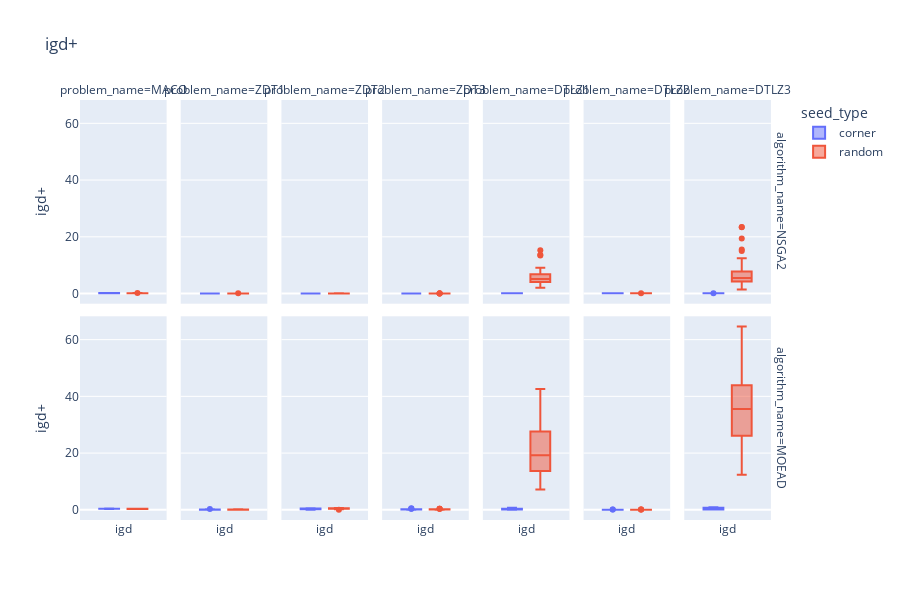

The cell this chart's notebook holds for it:
### Code cell
#Performance values

import pandas as pd
import plotly.express as px


def plot_performance_data(filtered_df):
    fig = px.box(
        filtered_df,
        color="seed_type",
        facet_col="problem_name",
        facet_row="algorithm_name",
        labels={
                "value": "igd+",
                "variable": "",
                "percentage_of_optimal_genes": "% optimal genes",
                "traceID_1" : "seed ind",
                "facet_col":""
            },
        height=600,#, width=1200,
        title="igd+",
        
        )
    # fig.layout.yaxis1.matches = 'y1'
    # fig.layout.yaxis2.matches = 'y1'
    # fig.layout.yaxis3.matches = 'y1'
    # fig.layout.yaxis4.matches = 'y1'

    # fig.layout.yaxis5.matches = 'y5'
    # fig.layout.yaxis7.matches = 'y5'
    # fig.layout.yaxis6.matches = 'y5'
    # fig.layout.yaxis8.matches = 'y5'

    # fig.layout.yaxis9.matches = 'y9'
    # fig.layout.yaxis10.matches = 'y9'
    # fig.layout.yaxis11.matches = 'y9'
    # fig.layout.yaxis12.matches = 'y9'

    # fig.layout.yaxis12.matches = 'y12'
    # fig.layout.yaxis13.matches = 'y12'
    # fig.layout.yaxis14.matches = 'y12'
    # fig.layout.yaxis15.matches = 'y12'
    #fig.update_yaxes(matches="x")#don't share the y axis
    fig.show()



gen = 100

ci_d2_df = pd.read_csv("../data/preliminary_test/performance_indicators_do2.csv")
ci_d3_df = pd.read_csv("../data/preliminary_test/performance_indicators_do3.csv")
ci_df = pd.concat([ci_d2_df, ci_d3_df])
df = ci_df[ci_df.generation == gen]

current_df = df[['igd', 'algorithm_name', 'problem_name', "seed_type"]]

plot_performance_data(current_df)

### Figure 1 — Plotly figure (JSON) as saved in the notebook; plotly's stock layout.template omitted (floating-point values rounded to 4 significant figures)
{"data": [{"alignmentgroup": "True", "hovertemplate": "seed_type=corner<br>algorithm_name=NSGA2<br>problem_name=MACO<br>=%{x}<br>igd+=%{y}<extra></extra>", "legendgroup": "corner", "marker": {"color": "#636efa"}, "name": "corner", "notched": false, "offsetgroup": "corner", "orientation": "v", "showlegend": true, "type": "box", "x": ["igd", "igd", "igd", "igd", "igd", "igd", "igd", "igd", "igd", "igd", "igd", "igd", "igd", "igd", "igd", "igd", "igd", "igd", "igd", "igd", "igd", "igd", "igd", "igd", "igd", "igd", "igd", "igd", "igd", "igd", "igd"], "x0": " ", "xaxis": "x8", "y": [0.1499, 0.1621, 0.1503, 0.1424, 0.1115, 0.1375, 0.1364, 0.1251, 0.1171, 0.1274, 0.1296, 0.1292, 0.1552, 0.1329, 0.1354, 0.1507, 0.1402, 0.1395, 0.1284, 0.1201, 0.1455, 0.1144, 0.1645, 0.1194, 0.1371, 0.1095, 0.1406, 0.12, 0.09539, 0.1261, 0.1588], "y0": " ", "yaxis": "y8"}, {"alignmentgroup": "True", "hovertemplate": "seed_type=corner<br>algorithm_name=NSGA2<br>problem_name=ZDT1<br>=%{x}<br>igd+=%{y}<extra></extra>", "legendgroup": "corner", "marker": {"color": "#636efa"}, "name": "corner", "notched": false, "offsetgroup": "corner", "orientation": "v", "showlegend": false, "type": "box", "x": ["igd", "igd", "igd", "igd", "igd", "igd", "igd", "igd", "igd", "igd", "igd", "igd", "igd", "igd", "igd", "igd", "igd", "igd", "igd", "igd", "igd", "igd", "igd", "igd", "igd", "igd", "igd", "igd", "igd", "igd", "igd"], "x0": " ", "xaxis": "x9", "y": [0.004545, 0.004928, 0.005009, 0.004287, 0.00447, 0.004611, 0.004666, 0.004773, 0.004716, 0.004905, 0.004715, 0.004746, 0.004677, 0.004638, 0.004306, 0.004521, 0.004353, 0.00471, 0.00453, 0.005019, 0.004766, 0.004635, 0.004972, 0.004393, 0.004343, 0.004471, 0.004685, 0.004628, 0.004813, 0.004576, 0.004202], "y0": " ", "yaxis": "y9"}, {"alignmentgroup": "True", "hovertemplate": "seed_type=corner<br>algorithm_name=NSGA2<br>problem_name=ZDT2<br>=%{x}<br>igd+=%{y}<extra></extra>", "legendgroup": "corner", "marker": {"color": "#636efa"}, "name": "corner", "notched": false, "offsetgroup": "corner", "orientation": "v", "showlegend": false, "type": "box", "x": ["igd", "igd", "igd", "igd", "igd", "igd", "igd", "igd", "igd", "igd", "igd", "igd", "igd", "igd", "igd", "igd", "igd", "igd", "igd", "igd", "igd", "igd", "igd", "igd", "igd", "igd", "igd", "igd", "igd", "igd", "igd"], "x0": " ", "xaxis": "x10", "y": [0.005146, 0.004578, 0.005025, 0.004622, 0.005232, 0.004328, 0.004593, 0.004626, 0.004594, 0.004505, 0.004563, 0.005108, 0.00466, 0.004784, 0.004786, 0.004504, 0.00479, 0.004909, 0.004901, 0.004961, 0.004742, 0.004468, 0.005036, 0.004808, 0.004625, 0.00425, 0.004669, 0.004788, 0.004357, 0.004999, 0.00436], "y0": " ", "yaxis": "y10"}, {"alignmentgroup": "True", "hovertemplate": "seed_type=corner<br>algorithm_name=NSGA2<br>problem_name=ZDT3<br>=%{x}<br>igd+=%{y}<extra></extra>", "legendgroup": "corner", "marker": {"color": "#636efa"}, "name": "corner", "notched": false, "offsetgroup": "corner", "orientation": "v", "showlegend": false, "type": "box", "x": ["igd", "igd", "igd", "igd", "igd", "igd", "igd", "igd", "igd", "igd", "igd", "igd", "igd", "igd", "igd", "igd", "igd", "igd", "igd", "igd", "igd", "igd", "igd", "igd", "igd", "igd", "igd", "igd", "igd", "igd", "igd"], "x0": " ", "xaxis": "x11", "y": [0.003572, 0.003201, 0.003212, 0.003453, 0.003701, 0.00336, 0.003428, 0.003649, 0.003032, 0.003555, 0.003636, 0.003178, 0.003488, 0.003526, 0.00314, 0.003939, 0.003261, 0.003135, 0.003269, 0.003712, 0.003442, 0.003496, 0.003555, 0.003293, 0.003382, 0.003157, 0.003575, 0.003522, 0.00343, 0.003778, 0.003356], "y0": " ", "yaxis": "y11"}, {"alignmentgroup": "True", "hovertemplate": "seed_type=corner<br>algorithm_name=NSGA2<br>problem_name=DTLZ1<br>=%{x}<br>igd+=%{y}<extra></extra>", "legendgroup": "corner", "marker": {"color": "#636efa"}, "name": "corner", "notched": false, "offsetgroup": "corner", "orientation": "v", "showlegend": false, "type": "box", "x": ["igd", "igd", "igd", "igd", "igd", "igd", "igd", "igd", "igd", "igd", "igd", "igd", "igd", "igd", "igd", "igd", "igd", "igd", "igd", "igd", "igd", "igd", "igd", "igd", "igd", "igd", "igd", "igd", "igd", "igd", "igd"], "x0": " ", "xaxis": "x12", "y": [0.07395, 0.06086, 0.0741, 0.07097, 0.06098, 0.06067, 0.0684, 0.05337, 0.06173, 0.05487, 0.06451, 0.0557, 0.0754, 0.07687, 0.06372, 0.0547, 0.06566, 0.06562, 0.07194, 0.05616, 0.07349, 0.05845, 0.05769, 0.06283, 0.06204, 0.0679, 0.08816, 0.07241, 0.06846, 0.0594, 0.05818], "y0": " ", "yaxis": "y12"}, {"alignmentgroup": "True", "hovertemplate": "seed_type=corner<br>algorithm_name=NSGA2<br>problem_name=DTLZ2<br>=%{x}<br>igd+=%{y}<extra></extra>", "legendgroup": "corner", "marker": {"color": "#636efa"}, "name": "corner", "notched": false, "offsetgroup": "corner", "orientation": "v", "showlegend": false, "type": "box", "x": ["igd", "igd", "igd", "igd", "igd", "igd", "igd", "igd", "igd", "igd", "igd", "igd", "igd", "igd", "igd", "igd", "igd", "igd", "igd", "igd", "igd", "igd", "igd", "igd", "igd", "igd", "igd", "igd", "igd", "igd", "igd"], "x0": " ", "xaxis": "x13", "y": [0.06813, 0.07438, 0.07627, 0.06809, 0.07782, 0.06807, 0.07214, 0.07253, 0.08034, 0.07498, 0.07352, 0.07807, 0.07263, 0.07511, 0.0698, 0.07809, 0.07861, 0.07144, 0.06987, 0.0754, 0.06872, 0.06982, 0.07431, 0.06906, 0.07306, 0.07322, 0.0733, 0.07033, 0.07731, 0.07945, 0.07465], "y0": " ", "yaxis": "y13"}, {"alignmentgroup": "True", "hovertemplate": "seed_type=corner<br>algorithm_name=NSGA2<br>problem_name=DTLZ3<br>=%{x}<br>igd+=%{y}<extra></extra>", "legendgroup": "corner", "marker": {"color": "#636efa"}, "name": "corner", "notched": false, "offsetgroup": "corner", "orientation": "v", "showlegend": false, "type": "box", "x": ["igd", "igd", "igd", "igd", "igd", "igd", "igd", "igd", "igd", "igd", "igd", "igd", "igd", "igd", "igd", "igd", "igd", "igd", "igd", "igd", "igd", "igd", "igd", "igd", "igd", "igd", "igd", "igd", "igd", "igd", "igd"], "x0": " ", "xaxis": "x14", "y": [0.07168, 0.08236, 0.08678, 0.07656, 0.07945, 0.07877, 0.1012, 0.07707, 0.07554, 0.0794, 0.07823, 0.08109, 0.09442, 0.08606, 0.08073, 0.08609, 0.07951, 0.07444, 0.0801, 0.0765, 0.07365, 0.07902, 0.09633, 0.09676, 0.08338, 0.07187, 0.0753, 0.07576, 0.0744, 0.09214, 0.07502], "y0": " ", "yaxis": "y14"}, {"alignmentgroup": "True", "hovertemplate": "seed_type=corner<br>algorithm_name=MOEAD<br>problem_name=MACO<br>=%{x}<br>igd+=%{y}<extra></extra>", "legendgroup": "corner", "marker": {"color": "#636efa"}, "name": "corner", "notched": false, "offsetgroup": "corner", "orientation": "v", "showlegend": false, "type": "box", "x": ["igd", "igd", "igd", "igd", "igd", "igd", "igd", "igd", "igd", "igd", "igd", "igd", "igd", "igd", "igd", "igd", "igd", "igd", "igd", "igd", "igd", "igd", "igd", "igd", "igd", "igd", "igd", "igd", "igd", "igd", "igd"], "x0": " ", "xaxis": "x", "y": [0.3967, 0.3093, 0.4368, 0.3159, 0.4799, 0.2868, 0.3749, 0.4241, 0.4944, 0.4118, 0.4192, 0.4092, 0.2616, 0.4738, 0.4633, 0.423, 0.4, 0.3408, 0.3351, 0.4403, 0.2568, 0.4199, 0.3767, 0.4148, 0.3831, 0.3493, 0.3786, 0.403, 0.3835, 0.3492, 0.3727], "y0": " ", "yaxis": "y"}, {"alignmentgroup": "True", "hovertemplate": "seed_type=corner<br>algorithm_name=MOEAD<br>problem_name=ZDT1<br>=%{x}<br>igd+=%{y}<extra></extra>", "legendgroup": "corner", "marker": {"color": "#636efa"}, "name": "corner", "notched": false, "offsetgroup": "corner", "orientation": "v", "showlegend": false, "type": "box", "x": ["igd", "igd", "igd", "igd", "igd", "igd", "igd", "igd", "igd", "igd", "igd", "igd", "igd", "igd", "igd", "igd", "igd", "igd", "igd", "igd", "igd", "igd", "igd", "igd", "igd", "igd", "igd", "igd", "igd", "igd", "igd"], "x0": " ", "xaxis": "x2", "y": [0.1067, 0.01774, 0.07892, 0.109, 0.02231, 0.0649, 0.02795, 0.06319, 0.1706, 0.1351, 0.03117, 0.05587, 0.163, 0.02366, 0.2518, 0.04984, 0.09238, 0.0265, 0.1019, 0.02104, 0.09723, 0.05472, 0.1077, 0.04343, 0.08236, 0.0221, 0.1706, 0.2245, 0.03113, 0.02417, 0.1562], "y0": " ", "yaxis": "y2"}, {"alignmentgroup": "True", "hovertemplate": "seed_type=corner<br>algorithm_name=MOEAD<br>problem_name=ZDT2<br>=%{x}<br>igd+=%{y}<extra></extra>", "legendgroup": "corner", "marker": {"color": "#636efa"}, "name": "corner", "notched": false, "offsetgroup": "corner", "orientation": "v", "showlegend": false, "type": "box", "x": ["igd", "igd", "igd", "igd", "igd", "igd", "igd", "igd", "igd", "igd", "igd", "igd", "igd", "igd", "igd", "igd", "igd", "igd", "igd", "igd", "igd", "igd", "igd", "igd", "igd", "igd", "igd", "igd", "igd", "igd", "igd"], "x0": " ", "xaxis": "x3", "y": [0.3449, 0.5338, 0.1131, 0.4539, 0.3682, 0.4601, 0.2958, 0.159, 0.5181, 0.4958, 0.03449, 0.06109, 0.5564, 0.2989, 0.2916, 0.5986, 0.0573, 0.04098, 0.3219, 0.3496, 0.448, 0.2922, 0.4744, 0.3372, 0.1128, 0.4672, 0.4651, 0.448, 0.3382, 0.1735, 0.4837], "y0": " ", "yaxis": "y3"}, {"alignmentgroup": "True", "hovertemplate": "seed_type=corner<br>algorithm_name=MOEAD<br>problem_name=ZDT3<br>=%{x}<br>igd+=%{y}<extra></extra>", "legendgroup": "corner", "marker": {"color": "#636efa"}, "name": "corner", "notched": false, "offsetgroup": "corner", "orientation": "v", "showlegend": false, "type": "box", "x": ["igd", "igd", "igd", "igd", "igd", "igd", "igd", "igd", "igd", "igd", "igd", "igd", "igd", "igd", "igd", "igd", "igd", "igd", "igd", "igd", "igd", "igd", "igd", "igd", "igd", "igd", "igd", "igd", "igd", "igd", "igd"], "x0": " ", "xaxis": "x4", "y": [0.1882, 0.03724, 0.05858, 0.03377, 0.11, 0.1261, 0.1877, 0.3501, 0.3422, 0.09776, 0.06781, 0.1032, 0.2063, 0.08752, 0.1666, 0.07261, 0.1139, 0.09011, 0.06698, 0.1032, 0.5547, 0.06487, 0.1194, 0.098, 0.188, 0.2035, 0.2052, 0.1324, 0.1479, 0.1739, 0.1248], "y0": " ", "yaxis": "y4"}, {"alignmentgroup": "True", "hovertemplate": "seed_type=corner<br>algorithm_name=MOEAD<br>problem_name=DTLZ1<br>=%{x}<br>igd+=%{y}<extra></extra>", "legendgroup": "corner", "marker": {"color": "#636efa"}, "name": "corner", "notched": false, "offsetgroup": "corner", "orientation": "v", "showlegend": false, "type": "box", "x": ["igd", "igd", "igd", "igd", "igd", "igd", "igd", "igd", "igd", "igd", "igd", "igd", "igd", "igd", "igd", "igd", "igd", "igd", "igd", "igd", "igd", "igd", "igd", "igd", "igd", "igd", "igd", "igd", "igd", "igd", "igd"], "x0": " ", "xaxis": "x5", "y": [0.2637, 0.1805, 0.5156, 0.09676, 0.5733, 0.1077, 0.127, 0.1613, 0.6964, 0.09597, 0.06014, 0.5155, 0.0853, 0.1494, 0.1219, 0.5049, 0.4821, 0.5777, 0.2741, 0.181, 0.1969, 0.1689, 0.09722, 0.2926, 0.1481, 0.1806, 0.3857, 0.2911, 0.1195, 0.1112, 0.1659], "y0": " ", "yaxis": "y5"}, {"alignmentgroup": "True", "hovertemplate": "seed_type=corner<br>algorithm_name=MOEAD<br>problem_name=DTLZ2<br>=%{x}<br>igd+=%{y}<extra></extra>", "legendgroup": "corner", "marker": {"color": "#636efa"}, "name": "corner", "notched": false, "offsetgroup": "corner", "orientation": "v", "showlegend": false, "type": "box", "x": ["igd", "igd", "igd", "igd", "igd", "igd", "igd", "igd", "igd", "igd", "igd", "igd", "igd", "igd", "igd", "igd", "igd", "igd", "igd", "igd", "igd", "igd", "igd", "igd", "igd", "igd", "igd", "igd", "igd", "igd", "igd"], "x0": " ", "xaxis": "x6", "y": [0.05713, 0.0642, 0.05685, 0.05963, 0.05934, 0.05594, 0.05933, 0.05701, 0.0674, 0.05741, 0.05391, 0.05982, 0.06179, 0.05861, 0.05902, 0.07908, 0.07313, 0.05654, 0.0579, 0.05711, 0.06476, 0.0623, 0.05669, 0.05562, 0.05813, 0.06476, 0.05957, 0.06637, 0.06018, 0.05932, 0.05965], "y0": " ", "yaxis": "y6"}, {"alignmentgroup": "True", "hovertemplate": "seed_type=corner<br>algorithm_name=MOEAD<br>problem_name=DTLZ3<br>=%{x}<br>igd+=%{y}<extra></extra>", "legendgroup": "corner", "marker": {"color": "#636efa"}, "name": "corner", "notched": false, "offsetgroup": "corner", "orientation": "v", "showlegend": false, "type": "box", "x": ["igd", "igd", "igd", "igd", "igd", "igd", "igd", "igd", "igd", "igd", "igd", "igd", "igd", "igd", "igd", "igd", "igd", "igd", "igd", "igd", "igd", "igd", "igd", "igd", "igd", "igd", "igd", "igd", "igd", "igd", "igd"], "x0": " ", "xaxis": "x7", "y": [0.08016, 0.9326, 0.7641, 0.1242, 0.3224, 0.2294, 0.1563, 0.1218, 0.5232, 0.5021, 0.1349, 0.5762, 0.1233, 0.0993, 0.1619, 0.9168, 0.4364, 0.8741, 0.8373, 0.1729, 0.7685, 0.2349, 0.8802, 0.8906, 0.9264, 0.2955, 0.1515, 0.5183, 0.238, 0.462, 0.7015], "y0": " ", "yaxis": "y7"}, {"alignmentgroup": "True", "hovertemplate": "seed_type=random<br>algorithm_name=NSGA2<br>problem_name=MACO<br>=%{x}<br>igd+=%{y}<extra></extra>", "legendgroup": "random", "marker": {"color": "#EF553B"}, "name": "random", "notched": false, "offsetgroup": "random", "orientation": "v", "showlegend": true, "type": "box", "x": ["igd", "igd", "igd", "igd", "igd", "igd", "igd", "igd", "igd", "igd", "igd", "igd", "igd", "igd", "igd", "igd", "igd", "igd", "igd", "igd", "igd", "igd", "igd", "igd", "igd", "igd", "igd", "igd", "igd", "igd", "igd"], "x0": " ", "xaxis": "x8", "y": [0.1397, 0.1417, 0.131, 0.1167, 0.1224, 0.1181, 0.1316, 0.1519, 0.1328, 0.1239, 0.1706, 0.1123, 0.119, 0.1376, 0.1379, 0.1192, 0.1167, 0.1502, 0.1328, 0.1305, 0.1251, 0.1113, 0.1156, 0.1634, 0.1359, 0.1189, 0.1234, 0.1209, 0.1322, 0.1216, 0.1397], "y0": " ", "yaxis": "y8"}, {"alignmentgroup": "True", "hovertemplate": "seed_type=random<br>algorithm_name=NSGA2<br>problem_name=ZDT1<br>=%{x}<br>igd+=%{y}<extra></extra>", "legendgroup": "random", "marker": {"color": "#EF553B"}, "name": "random", "notched": false, "offsetgroup": "random", "orientation": "v", "showlegend": false, "type": "box", "x": ["igd", "igd", "igd", "igd", "igd", "igd", "igd", "igd", "igd", "igd", "igd", "igd", "igd", "igd", "igd", "igd", "igd", "igd", "igd", "igd", "igd", "igd", "igd", "igd", "igd", "igd", "igd", "igd", "igd", "igd", "igd"], "x0": " ", "xaxis": "x9", "y": [0.01231, 0.01133, 0.009233, 0.008094, 0.01723, 0.009399, 0.01247, 0.01273, 0.01518, 0.06913, 0.01256, 0.01104, 0.0143, 0.009081, 0.009576, 0.01084, 0.0107, 0.009285, 0.009986, 0.01212, 0.01045, 0.01525, 0.01092, 0.01574, 0.01237, 0.01823, 0.008605, 0.008004, 0.01352, 0.01104, 0.01233], "y0": " ", "yaxis": "y9"}, {"alignmentgroup": "True", "hovertemplate": "seed_type=random<br>algorithm_name=NSGA2<br>problem_name=ZDT2<br>=%{x}<br>igd+=%{y}<extra></extra>", "legendgroup": "random", "marker": {"color": "#EF553B"}, "name": "random", "notched": false, "offsetgroup": "random", "orientation": "v", "showlegend": false, "type": "box", "x": ["igd", "igd", "igd", "igd", "igd", "igd", "igd", "igd", "igd", "igd", "igd", "igd", "igd", "igd", "igd", "igd", "igd", "igd", "igd", "igd", "igd", "igd", "igd", "igd", "igd", "igd", "igd", "igd", "igd", "igd", "igd"], "x0": " ", "xaxis": "x10", "y": [0.01433, 0.0468, 0.05307, 0.05419, 0.09199, 0.06019, 0.02342, 0.01362, 0.0474, 0.01256, 0.01096, 0.01558, 0.01513, 0.02598, 0.02956, 0.01781, 0.01191, 0.01922, 0.01493, 0.03325, 0.02447, 0.05127, 0.0102, 0.02153, 0.01636, 0.04663, 0.02276, 0.08309, 0.02588, 0.01399, 0.0428], "y0": " ", "yaxis": "y10"}, {"alignmentgroup": "True", "hovertemplate": "seed_type=random<br>algorithm_name=NSGA2<br>problem_name=ZDT3<br>=%{x}<br>igd+=%{y}<extra></extra>", "legendgroup": "random", "marker": {"color": "#EF553B"}, "name": "random", "notched": false, "offsetgroup": "random", "orientation": "v", "showlegend": false, "type": "box", "x": ["igd", "igd", "igd", "igd", "igd", "igd", "igd", "igd", "igd", "igd", "igd", "igd", "igd", "igd", "igd", "igd", "igd", "igd", "igd", "igd", "igd", "igd", "igd", "igd", "igd", "igd", "igd", "igd", "igd", "igd", "igd"], "x0": " ", "xaxis": "x11", "y": [0.0176, 0.01437, 0.01532, 0.01429, 0.01667, 0.01609, 0.01138, 0.0235, 0.01164, 0.0505, 0.01311, 0.05012, 0.04118, 0.0138, 0.02261, 0.01409, 0.01522, 0.02264, 0.03354, 0.01711, 0.01776, 0.0241, 0.01672, 0.01687, 0.01217, 0.01633, 0.01333, 0.0235, 0.0553, 0.01373, 0.01446], "y0": " ", "yaxis": "y11"}, {"alignmentgroup": "True", "hovertemplate": "seed_type=random<br>algorithm_name=NSGA2<br>problem_name=DTLZ1<br>=%{x}<br>igd+=%{y}<extra></extra>", "legendgroup": "random", "marker": {"color": "#EF553B"}, "name": "random", "notched": false, "offsetgroup": "random", "orientation": "v", "showlegend": false, "type": "box", "x": ["igd", "igd", "igd", "igd", "igd", "igd", "igd", "igd", "igd", "igd", "igd", "igd", "igd", "igd", "igd", "igd", "igd", "igd", "igd", "igd", "igd", "igd", "igd", "igd", "igd", "igd", "igd", "igd", "igd", "igd", "igd"], "x0": " ", "xaxis": "x12", "y": [5.095, 13.43, 6.286, 5.173, 5.517, 8.605, 4.699, 7.02, 4.028, 4.223, 3.562, 4.951, 3.97, 13.71, 3.155, 4.103, 2.057, 5.889, 15.28, 5.461, 7.195, 5.311, 4.046, 4.996, 9.126, 8.747, 6.186, 3.442, 3.673, 4.142, 3.168], "y0": " ", "yaxis": "y12"}, {"alignmentgroup": "True", "hovertemplate": "seed_type=random<br>algorithm_name=NSGA2<br>problem_name=DTLZ2<br>=%{x}<br>igd+=%{y}<extra></extra>", "legendgroup": "random", "marker": {"color": "#EF553B"}, "name": "random", "notched": false, "offsetgroup": "random", "orientation": "v", "showlegend": false, "type": "box", "x": ["igd", "igd", "igd", "igd", "igd", "igd", "igd", "igd", "igd", "igd", "igd", "igd", "igd", "igd", "igd", "igd", "igd", "igd", "igd", "igd", "igd", "igd", "igd", "igd", "igd", "igd", "igd", "igd", "igd", "igd", "igd"], "x0": " ", "xaxis": "x13", "y": [0.07049, 0.08176, 0.0749, 0.07058, 0.07337, 0.0689, 0.07096, 0.07397, 0.07739, 0.07631, 0.07257, 0.08207, 0.07324, 0.07039, 0.0717, 0.07189, 0.07318, 0.07349, 0.07541, 0.07011, 0.07217, 0.07622, 0.07847, 0.07786, 0.0851, 0.07365, 0.07977, 0.07086, 0.07611, 0.07643, 0.0753], "y0": " ", "yaxis": "y13"}, {"alignmentgroup": "True", "hovertemplate": "seed_type=random<br>algorithm_name=NSGA2<br>problem_name=DTLZ3<br>=%{x}<br>igd+=%{y}<extra></extra>", "legendgroup": "random", "marker": {"color": "#EF553B"}, "name": "random", "notched": false, "offsetgroup": "random", "orientation": "v", "showlegend": false, "type": "box", "x": ["igd", "igd", "igd", "igd", "igd", "igd", "igd", "igd", "igd", "igd", "igd", "igd", "igd", "igd", "igd", "igd", "igd", "igd", "igd", "igd", "igd", "igd", "igd", "igd", "igd", "igd", "igd", "igd", "igd", "igd", "igd"], "x0": " ", "xaxis": "x14", "y": [5.791, 7.839, 4.22, 4.889, 8.111, 7.44, 6.699, 2.457, 14.98, 5.699, 4.243, 5.454, 3.279, 12.45, 4.89, 7.063, 5.363, 23.36, 4.254, 1.429, 4.429, 2.516, 4.513, 5.663, 5.562, 4.745, 15.51, 3.682, 2.057, 23.44, 19.43], "y0": " ", "yaxis": "y14"}, {"alignmentgroup": "True", "hovertemplate": "seed_type=random<br>algorithm_name=MOEAD<br>problem_name=MACO<br>=%{x}<br>igd+=%{y}<extra></extra>", "legendgroup": "random", "marker": {"color": "#EF553B"}, "name": "random", "notched": false, "offsetgroup": "random", "orientation": "v", "showlegend": false, "type": "box", "x": ["igd", "igd", "igd", "igd", "igd", "igd", "igd", "igd", "igd", "igd", "igd", "igd", "igd", "igd", "igd", "igd", "igd", "igd", "igd", "igd", "igd", "igd", "igd", "igd", "igd", "igd", "igd", "igd", "igd", "igd", "igd"], "x0": " ", "xaxis": "x", "y": [0.3406, 0.2984, 0.3965, 0.3336, 0.3473, 0.3729, 0.3636, 0.2765, 0.3318, 0.3578, 0.3956, 0.3414, 0.266, 0.3731, 0.3204, 0.3076, 0.3657, 0.3713, 0.3209, 0.3615, 0.2987, 0.3444, 0.2784, 0.3605, 0.2765, 0.3527, 0.3404, 0.3844, 0.379, 0.306, 0.256], "y0": " ", "yaxis": "y"}, {"alignmentgroup": "True", "hovertemplate": "seed_type=random<br>algorithm_name=MOEAD<br>problem_name=ZDT1<br>=%{x}<br>igd+=%{y}<extra></extra>", "legendgroup": "random", "marker": {"color": "#EF553B"}, "name": "random", "notched": false, "offsetgroup": "random", "orientation": "v", "showlegend": false, "type": "box", "x": ["igd", "igd", "igd", "igd", "igd", "igd", "igd", "igd", "igd", "igd", "igd", "igd", "igd", "igd", "igd", "igd", "igd", "igd", "igd", "igd", "igd", "igd", "igd", "igd", "igd", "igd", "igd", "igd", "igd", "igd", "igd"], "x0": " ", "xaxis": "x2", "y": [0.1176, 0.01698, 0.1434, 0.05277, 0.04077, 0.06149, 0.03037, 0.08122, 0.2152, 0.1684, 0.0265, 0.09735, 0.1905, 0.1115, 0.05046, 0.04464, 0.06118, 0.02521, 0.09866, 0.08739, 0.2346, 0.04382, 0.1258, 0.1494, 0.07371, 0.1144, 0.1843, 0.1252, 0.03017, 0.1763, 0.0888], "y0": " ", "yaxis": "y2"}, {"alignmentgroup": "True", "hovertemplate": "seed_type=random<br>algorithm_name=MOEAD<br>problem_name=ZDT2<br>=%{x}<br>igd+=%{y}<extra></extra>", "legendgroup": "random", "marker": {"color": "#EF553B"}, "name": "random", "notched": false, "offsetgroup": "random", "orientation": "v", "showlegend": false, "type": "box", "x": ["igd", "igd", "igd", "igd", "igd", "igd", "igd", "igd", "igd", "igd", "igd", "igd", "igd", "igd", "igd", "igd", "igd", "igd", "igd", "igd", "igd", "igd", "igd", "igd", "igd", "igd", "igd", "igd", "igd", "igd", "igd"], "x0": " ", "xaxis": "x3", "y": [0.3502, 0.5568, 0.5241, 0.5928, 0.5172, 0.6104, 0.2026, 0.2079, 0.518, 0.5742, 0.4238, 0.5443, 0.5564, 0.5375, 0.5626, 0.04116, 0.39, 0.4672, 0.4685, 0.4022, 0.4984, 0.5882, 0.4406, 0.5956, 0.4643, 0.5794, 0.4734, 0.4813, 0.2829, 0.2325, 0.5893], "y0": " ", "yaxis": "y3"}, {"alignmentgroup": "True", "hovertemplate": "seed_type=random<br>algorithm_name=MOEAD<br>problem_name=ZDT3<br>=%{x}<br>igd+=%{y}<extra></extra>", "legendgroup": "random", "marker": {"color": "#EF553B"}, "name": "random", "notched": false, "offsetgroup": "random", "orientation": "v", "showlegend": false, "type": "box", "x": ["igd", "igd", "igd", "igd", "igd", "igd", "igd", "igd", "igd", "igd", "igd", "igd", "igd", "igd", "igd", "igd", "igd", "igd", "igd", "igd", "igd", "igd", "igd", "igd", "igd", "igd", "igd", "igd", "igd", "igd", "igd"], "x0": " ", "xaxis": "x4", "y": [0.1827, 0.02751, 0.06301, 0.07011, 0.3498, 0.1181, 0.08616, 0.3628, 0.3464, 0.2156, 0.1782, 0.07567, 0.2043, 0.07516, 0.1988, 0.07684, 0.09231, 0.1722, 0.03956, 0.1821, 0.1841, 0.09444, 0.123, 0.08287, 0.08135, 0.0423, 0.1905, 0.1772, 0.07557, 0.1788, 0.08148], "y0": " ", "yaxis": "y4"}, {"alignmentgroup": "True", "hovertemplate": "seed_type=random<br>algorithm_name=MOEAD<br>problem_name=DTLZ1<br>=%{x}<br>igd+=%{y}<extra></extra>", "legendgroup": "random", "marker": {"color": "#EF553B"}, "name": "random", "notched": false, "offsetgroup": "random", "orientation": "v", "showlegend": false, "type": "box", "x": ["igd", "igd", "igd", "igd", "igd", "igd", "igd", "igd", "igd", "igd", "igd", "igd", "igd", "igd", "igd", "igd", "igd", "igd", "igd", "igd", "igd", "igd", "igd", "igd", "igd", "igd", "igd", "igd", "igd", "igd", "igd"], "x0": " ", "xaxis": "x5", "y": [26.53, 23.46, 15.99, 31.9, 26.07, 24.75, 21.99, 42.55, 18.22, 13.6, 37.43, 11.93, 27.93, 24.43, 19.2, 13.99, 36.72, 13.06, 8.725, 18.07, 11.13, 33.21, 28.13, 14.82, 7.542, 16.93, 17.95, 25.1, 7.17, 37.55, 10.88], "y0": " ", "yaxis": "y5"}, {"alignmentgroup": "True", "hovertemplate": "seed_type=random<br>algorithm_name=MOEAD<br>problem_name=DTLZ2<br>=%{x}<br>igd+=%{y}<extra></extra>", "legendgroup": "random", "marker": {"color": "#EF553B"}, "name": "random", "notched": false, "offsetgroup": "random", "orientation": "v", "showlegend": false, "type": "box", "x": ["igd", "igd", "igd", "igd", "igd", "igd", "igd", "igd", "igd", "igd", "igd", "igd", "igd", "igd", "igd", "igd", "igd", "igd", "igd", "igd", "igd", "igd", "igd", "igd", "igd", "igd", "igd", "igd", "igd", "igd", "igd"], "x0": " ", "xaxis": "x6", "y": [0.05806, 0.06475, 0.05693, 0.06041, 0.05853, 0.05603, 0.05937, 0.0577, 0.06616, 0.05917, 0.05383, 0.06039, 0.06371, 0.05914, 0.06074, 0.07098, 0.07174, 0.05658, 0.05734, 0.05752, 0.06056, 0.06296, 0.05706, 0.05615, 0.05849, 0.06506, 0.05926, 0.07275, 0.05959, 0.06259, 0.05868], "y0": " ", "yaxis": "y6"}, {"alignmentgroup": "True", "hovertemplate": "seed_type=random<br>algorithm_name=MOEAD<br>problem_name=DTLZ3<br>=%{x}<br>igd+=%{y}<extra></extra>", "legendgroup": "random", "marker": {"color": "#EF553B"}, "name": "random", "notched": false, "offsetgroup": "random", "orientation": "v", "showlegend": false, "type": "box", "x": ["igd", "igd", "igd", "igd", "igd", "igd", "igd", "igd", "igd", "igd", "igd", "igd", "igd", "igd", "igd", "igd", "igd", "igd", "igd", "igd", "igd", "igd", "igd", "igd", "igd", "igd", "igd", "igd", "igd", "igd", "igd"], "x0": " ", "xaxis": "x7", "y": [28.5, 46.44, 43.64, 44.37, 26.57, 22.67, 29.63, 47.29, 42.2, 12.41, 26.92, 39.51, 53.24, 38.41, 35.63, 44.56, 12.42, 24.13, 35.6, 37.54, 14.66, 24.04, 43.98, 35.55, 25.92, 33.81, 31.75, 21.29, 54.18, 64.63, 33.26], "y0": " ", "yaxis": "y7"}], "layout": {"annotations": [{"font": {}, "showarrow": false, "text": "problem_name=MACO", "x": 0.06143, "xanchor": "center", "xref": "paper", "y": 1, "yanchor": "bottom", "yref": "paper"}, {"font": {}, "showarrow": false, "text": "problem_name=ZDT1", "x": 0.2043, "xanchor": "center", "xref": "paper", "y": 1, "yanchor": "bottom", "yref": "paper"}, {"font": {}, "showarrow": false, "text": "problem_name=ZDT2", "x": 0.3471, "xanchor": "center", "xref": "paper", "y": 1, "yanchor": "bottom", "yref": "paper"}, {"font": {}, "showarrow": false, "text": "problem_name=ZDT3", "x": 0.49, "xanchor": "center", "xref": "paper", "y": 1, "yanchor": "bottom", "yref": "paper"}, {"font": {}, "showarrow": false, "text": "problem_name=DTLZ1", "x": 0.6329, "xanchor": "center", "xref": "paper", "y": 1, "yanchor": "bottom", "yref": "paper"}, {"font": {}, "showarrow": false, "text": "problem_name=DTLZ2", "x": 0.7757, "xanchor": "center", "xref": "paper", "y": 1, "yanchor": "bottom", "yref": "paper"}, {"font": {}, "showarrow": false, "text": "problem_name=DTLZ3", "x": 0.9186, "xanchor": "center", "xref": "paper", "y": 1, "yanchor": "bottom", "yref": "paper"}, {"font": {}, "showarrow": false, "text": "algorithm_name=MOEAD", "textangle": 90, "x": 0.98, "xanchor": "left", "xref": "paper", "y": 0.2425, "yanchor": "middle", "yref": "paper"}, {"font": {}, "showarrow": false, "text": "algorithm_name=NSGA2", "textangle": 90, "x": 0.98, "xanchor": "left", "xref": "paper", "y": 0.7575, "yanchor": "middle", "yref": "paper"}], "boxmode": "group", "height": 600, "legend": {"title": {"text": "seed_type"}, "tracegroupgap": 0}, "title": {"text": "igd+"}, "xaxis": {"anchor": "y", "domain": [0, 0.1229], "title": {"text": ""}}, "xaxis10": {"anchor": "y10", "domain": [0.2857, 0.4086], "matches": "x", "showticklabels": false}, "xaxis11": {"anchor": "y11", "domain": [0.4286, 0.5514], "matches": "x", "showticklabels": false}, "xaxis12": {"anchor": "y12", "domain": [0.5714, 0.6943], "matches": "x", "showticklabels": false}, "xaxis13": {"anchor": "y13", "domain": [0.7143, 0.8371], "matches": "x", "showticklabels": false}, "xaxis14": {"anchor": "y14", "domain": [0.8571, 0.98], "matches": "x", "showticklabels": false}, "xaxis2": {"anchor": "y2", "domain": [0.1429, 0.2657], "matches": "x", "title": {"text": ""}}, "xaxis3": {"anchor": "y3", "domain": [0.2857, 0.4086], "matches": "x", "title": {"text": ""}}, "xaxis4": {"anchor": "y4", "domain": [0.4286, 0.5514], "matches": "x", "title": {"text": ""}}, "xaxis5": {"anchor": "y5", "domain": [0.5714, 0.6943], "matches": "x", "title": {"text": ""}}, "xaxis6": {"anchor": "y6", "domain": [0.7143, 0.8371], "matches": "x", "title": {"text": ""}}, "xaxis7": {"anchor": "y7", "domain": [0.8571, 0.98], "matches": "x", "title": {"text": ""}}, "xaxis8": {"anchor": "y8", "domain": [0, 0.1229], "matches": "x", "showticklabels": false}, "xaxis9": {"anchor": "y9", "domain": [0.1429, 0.2657], "matches": "x", "showticklabels": false}, "yaxis": {"anchor": "x", "domain": [0, 0.485], "title": {"text": "igd+"}}, "yaxis10": {"anchor": "x10", "domain": [0.515, 1], "matches": "y", "showticklabels": false}, "yaxis11": {"anchor": "x11", "domain": [0.515, 1], "matches": "y", "showticklabels": false}, "yaxis12": {"anchor": "x12", "domain": [0.515, 1], "matches": "y", "showticklabels": false}, "yaxis13": {"anchor": "x13", "domain": [0.515, 1], "matches": "y", "showticklabels": false}, "yaxis14": {"anchor": "x14", "domain": [0.515, 1], "matches": "y", "showticklabels": false}, "yaxis2": {"anchor": "x2", "domain": [0, 0.485], "matches": "y", "showticklabels": false}, "yaxis3": {"anchor": "x3", "domain": [0, 0.485], "matches": "y", "showticklabels": false}, "yaxis4": {"anchor": "x4", "domain": [0, 0.485], "matches": "y", "showticklabels": false}, "yaxis5": {"anchor": "x5", "domain": [0, 0.485], "matches": "y", "showticklabels": false}, "yaxis6": {"anchor": "x6", "domain": [0, 0.485], "matches": "y", "showticklabels": false}, "yaxis7": {"anchor": "x7", "domain": [0, 0.485], "matches": "y", "showticklabels": false}, "yaxis8": {"anchor": "x8", "domain": [0.515, 1], "matches": "y", "title": {"text": "igd+"}}, "yaxis9": {"anchor": "x9", "domain": [0.515, 1], "matches": "y", "showticklabels": false}}}
